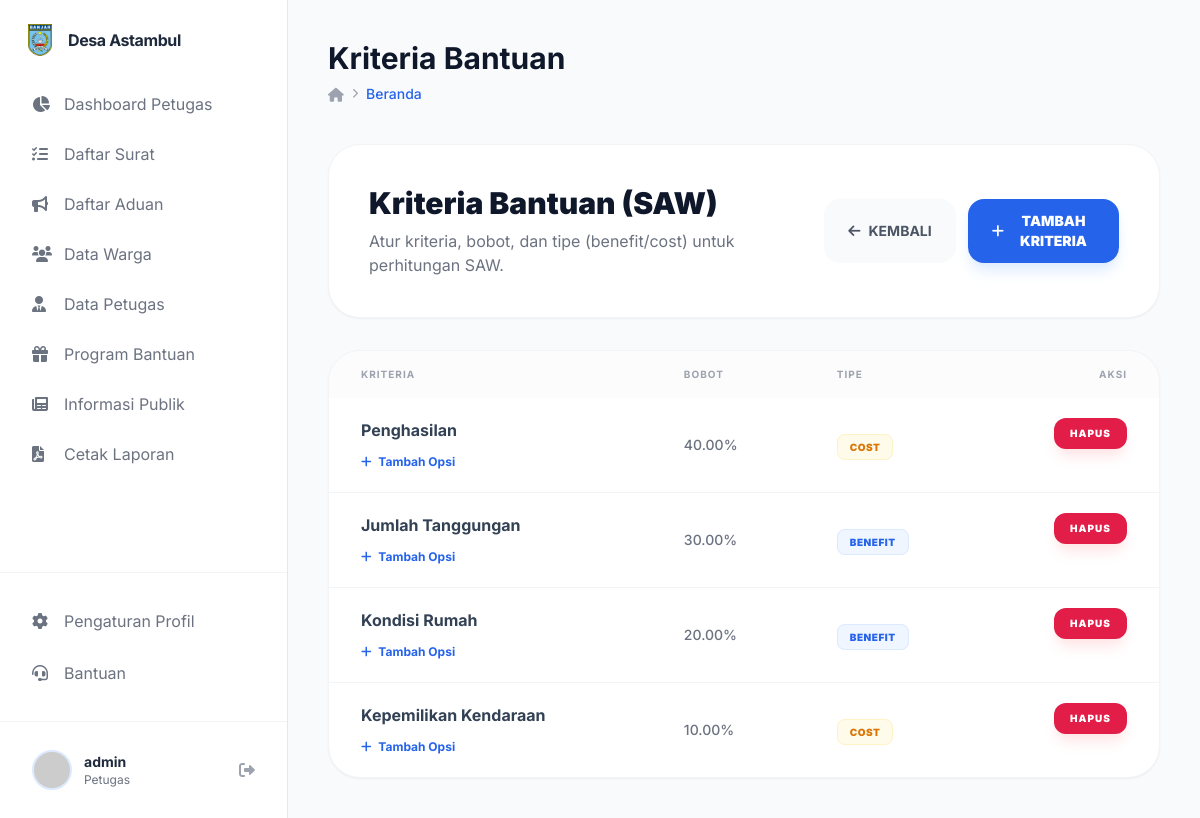
Before: /public/blt/kriteria (signed in) with the older database file.
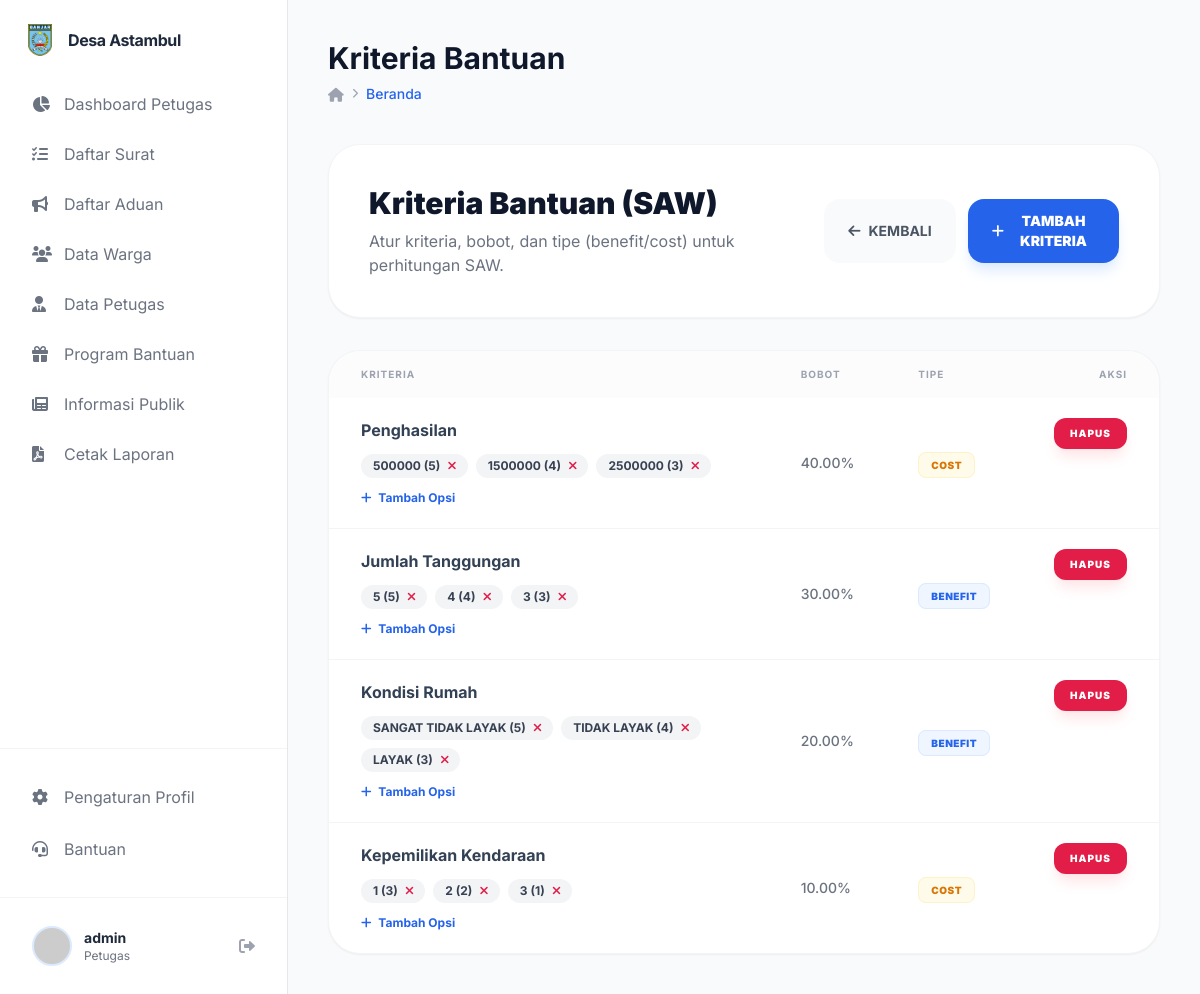
After: the same page with the newer database file.
### tables this page shows
CREATE TABLE `kriteria_bantuan` (
  `id_kriteria` int NOT NULL,
  `nama_kriteria` varchar(100) NOT NULL,
  `bobot` decimal(5,2) NOT NULL,
  `tipe_kriteria` enum('benefit','cost') NOT NULL,
  `created_at` datetime NOT NULL DEFAULT CURRENT_TIMESTAMP,
  `updated_at` datetime NOT NULL DEFAULT CURRENT_TIMESTAMP ON UPDATE CURRENT_TIMESTAMP
);

CREATE TABLE `sub_kriteria` (
  `id_sub_kriteria` int NOT NULL,
  `id_kriteria` int NOT NULL,
  `label` varchar(255) NOT NULL,
  `nilai` int NOT NULL,
  `created_at` timestamp NULL DEFAULT CURRENT_TIMESTAMP,
  `updated_at` timestamp NULL DEFAULT CURRENT_TIMESTAMP ON UPDATE CURRENT_TIMESTAMP
);

### app/core/Controller.php (called while the page is built, shortened)
<?php
class Controller {
    public function view($view, $data = []) {
        require_once '../app/views/' . $view . '.php';
    }
}

### app/controllers/Blt.php (called while the page is built, shortened)
<?php
class Blt extends Controller {
    public function kriteria() {
        $data['judul'] = 'Kriteria Bantuan';
        $bltModel = $this->model('BltModel');
        $data['kriteria'] = $bltModel->getKriteria();
        $this->view('blt/kriteria', $data);
    }
}

### app/core/App.php (called while the page is built, shortened)
<?php
class App {
    protected $method = 'index';
    protected $params = [];
    public function __construct() {
        $url = $this->parseURL();
        if ($url && file_exists('../app/controllers/' . $url[0] . '.php')) {
            unset($url[0]);
        }
        $this->controller = new $this->controller;
        if (isset($url[1])) {
            if (method_exists($this->controller, $url[1])) {
                $this->method = $url[1];
            }
        }
        call_user_func_array([$this->controller, $this->method], $this->params);
    }
    public function parseURL() {
        if (isset($_GET['url'])) {
            $url = rtrim($_GET['url'], '/');
            $url = filter_var($url, FILTER_SANITIZE_URL);
            $url = explode('/', $url);
            return $url;
        }
    }
}

### public/index.php (called while the page is built, shortened)
<?php
$app = new App;

### app/core/Database.php (called while the page is built, shortened)
<?php
class Database {
    private $host = DB_HOST;
    private $user = DB_USER;
    private $pass = DB_PASS;
    private $dbname = DB_NAME;
    private $dbh;
    private $stmt;
    public function __construct() {
        $dsn = 'mysql:host=' . $this->host . ';dbname=' . $this->dbname;
        $options = [
            PDO::ATTR_PERSISTENT => true,
            PDO::ATTR_ERRMODE => PDO::ERRMODE_EXCEPTION
        ];
        try {
            $this->dbh = new PDO($dsn, $this->user, $this->pass, $options);
        } catch (PDOException $e) {
            die($e->getMessage());
        }
    }
    public function query($sql) {
        $this->stmt = $this->dbh->prepare($sql);
    }
    public function bind($param, $value, $type = null) {
        if (is_null($type)) {
            switch (true) {
                case is_int($value):
                    $type = PDO::PARAM_INT;
                    break;
            }
        }
        $this->stmt->bindValue($param, $value, $type);
    }
    public function execute() {
        return $this->stmt->execute();
    }
    public function resultSet() {
        $this->execute();
        return $this->stmt->fetchAll(PDO::FETCH_ASSOC);
    }
}

### app/models/BltModel.php (called while the page is built, shortened)
<?php
class BltModel {
    private $db;
    public function __construct() {
        $this->db = new Database;
    }
    public function getKriteria() {
        $this->db->query('SELECT * FROM kriteria_bantuan ORDER BY id_kriteria ASC');
        $kriteria = $this->db->resultSet();
        foreach ($kriteria as &$k) {
            $k['sub_kriteria'] = $this->getSubKriteria($k['id_kriteria']);
        }
        return $kriteria;
    }
    public function getSubKriteria($id_kriteria) {
        $this->db->query('SELECT * FROM sub_kriteria WHERE id_kriteria = :id_kriteria ORDER BY nilai DESC');
        $this->db->bind('id_kriteria', $id_kriteria);
        return $this->db->resultSet();
    }
}

### app/views/blt/kriteria.php (the view, shortened to what the rows shown need)
<div class="space-y-8">
    <div class="bg-white p-10 rounded-[32px] shadow-sm border border-gray-100 flex flex-col md:flex-row justify-between items-start md:items-center gap-6">
        <div>
            <h2 class="text-3xl font-black text-slate-900 mb-2">Kriteria Bantuan (SAW)</h2>
        </div>
    </div>
    <div class="bg-white rounded-[32px] shadow-sm border border-gray-100 overflow-hidden">
        <div class="overflow-x-auto">
            <table class="w-full text-left border-collapse">
                <thead class="bg-gray-50/50">
                    <tr>
                        <th class="px-8 py-4 text-[10px] font-bold text-gray-400 uppercase tracking-widest">Kriteria</th>
                        <th class="px-8 py-4 text-[10px] font-bold text-gray-400 uppercase tracking-widest">Bobot</th>
                        <th class="px-8 py-4 text-[10px] font-bold text-gray-400 uppercase tracking-widest">Tipe</th>
                        <th class="px-8 py-4 text-[10px] font-bold text-gray-400 uppercase tracking-widest text-right">Aksi</th>
                    </tr>
                </thead>
                <tbody class="divide-y divide-gray-100">
                    <?php if(empty($data['kriteria'])): ?>
                        <tr>
                            <td colspan="4" class="px-8 py-12 text-center text-gray-500 italic">Belum ada kriteria yang ditambahkan.</td>
                        </tr>
                    <?php else: ?>
                        <?php foreach($data['kriteria'] as $k): ?>
                            <tr class="hover:bg-gray-50/50 transition">
                                <td class="px-8 py-5">
                                    <div class="space-y-3">
                                        <div class="font-bold text-slate-700"><?= $k['nama_kriteria']; ?></div>
                                        <?php if(!empty($k['sub_kriteria'])): ?>
                                            <div class="flex flex-wrap gap-2">
                                                <?php foreach($k['sub_kriteria'] as $sk): ?>
                                                    <span class="px-3 py-1 bg-gray-100 text-gray-700 rounded-full text-xs font-bold flex items-center gap-2">
                                                        <?= $sk['label']; ?> (<?= $sk['nilai']; ?>)
                                                        <?php if($_SESSION['user']['level'] == 'petugas'): ?>
                                                            <a href="<?= BASEURL; ?>/blt/hapus_sub_kriteria/<?= $sk['id_sub_kriteria']; ?>" onclick="return confirm('Hapus opsi ini?')" class="text-rose-600 hover:text-rose-700">
                                                                <i class="fas fa-times"></i>
                                                            </a>
                                                        <?php endif; ?>
                                                    </span>
                                                <?php endforeach; ?>
                                            </div>
                                        <?php endif; ?>
                                        <?php if($_SESSION['user']['level'] == 'petugas'): ?>
                                            <button onclick="openSubKriteriaModal(<?= $k['id_kriteria']; ?>)" class="text-blue-600 text-xs font-bold hover:text-blue-700 transition">
                                                <i class="fas fa-plus mr-1"></i> Tambah Opsi
                                            </button>
                                        <?php endif; ?>
                                    </div>
                                </td>
                                <td class="px-8 py-5 text-sm text-gray-500 font-medium"><?= $k['bobot']; ?>%</td>
                                <td class="px-8 py-5">
                                    <span class="px-3 py-1.5 text-[10px] font-black rounded-lg border uppercase tracking-wider <?= $k['tipe_kriteria'] == 'benefit' ? 'bg-blue-50 text-blue-600 border-blue-100' : 'bg-amber-50 text-amber-600 border-amber-100'; ?>">
                                        <?= $k['tipe_kriteria']; ?>
                                    </span>
                                </td>
                                <td class="px-8 py-5 text-right flex justify-end items-center gap-2">
                                    <?php if($_SESSION['user']['level'] == 'petugas'): ?>
                                        <a href="<?= BASEURL; ?>/blt/hapus_kriteria/<?= $k['id_kriteria']; ?>" onclick="return confirm('Hapus kriteria ini?')" class="px-4 py-2 bg-rose-600 text-white rounded-xl font-black text-[10px] uppercase tracking-widest hover:bg-rose-700 transition shadow-lg shadow-rose-100 flex items-center">
                                            Hapus
                                        </a>
                                    <?php else: ?>
                                        <span class="text-[10px] font-black text-gray-300 uppercase tracking-widest">No Action</span>
                                    <?php endif; ?>
                                </td>
                            </tr>
                        <?php endforeach; ?>
                    <?php endif; ?>
                </tbody>
            </table>
        </div>
    </div>
</div>

Changed rows visible on the page:
added sub_kriteria: label "500000", nilai "5", shown under kriteria_bantuan "Penghasilan"
added sub_kriteria: label "1500000", nilai "4", shown under kriteria_bantuan "Penghasilan"
added sub_kriteria: label "2500000", nilai "3", shown under kriteria_bantuan "Penghasilan"
added sub_kriteria: label "5", nilai "5", shown under kriteria_bantuan "Jumlah Tanggungan"
added sub_kriteria: label "4", nilai "4", shown under kriteria_bantuan "Jumlah Tanggungan"
added sub_kriteria: label "3", nilai "3", shown under kriteria_bantuan "Jumlah Tanggungan"
added sub_kriteria: label "SANGAT TIDAK LAYAK", nilai "5", shown under kriteria_bantuan "Kondisi Rumah"
added sub_kriteria: label "TIDAK LAYAK", nilai "4", shown under kriteria_bantuan "Kondisi Rumah"
added sub_kriteria: label "LAYAK", nilai "3", shown under kriteria_bantuan "Kondisi Rumah"
added sub_kriteria: label "1", nilai "3", shown under kriteria_bantuan "Kepemilikan Kendaraan"
added sub_kriteria: label "2", nilai "2", shown under kriteria_bantuan "Kepemilikan Kendaraan"
added sub_kriteria: label "3", nilai "1", shown under kriteria_bantuan "Kepemilikan Kendaraan"
